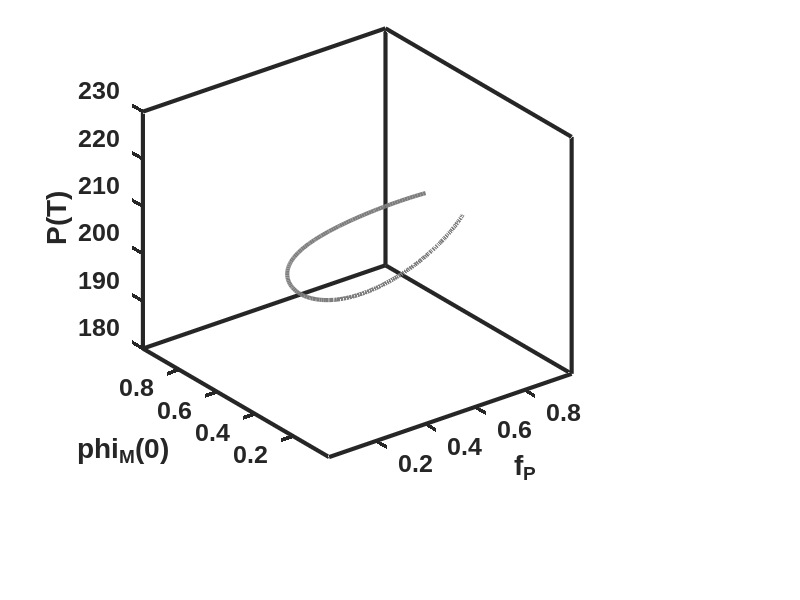
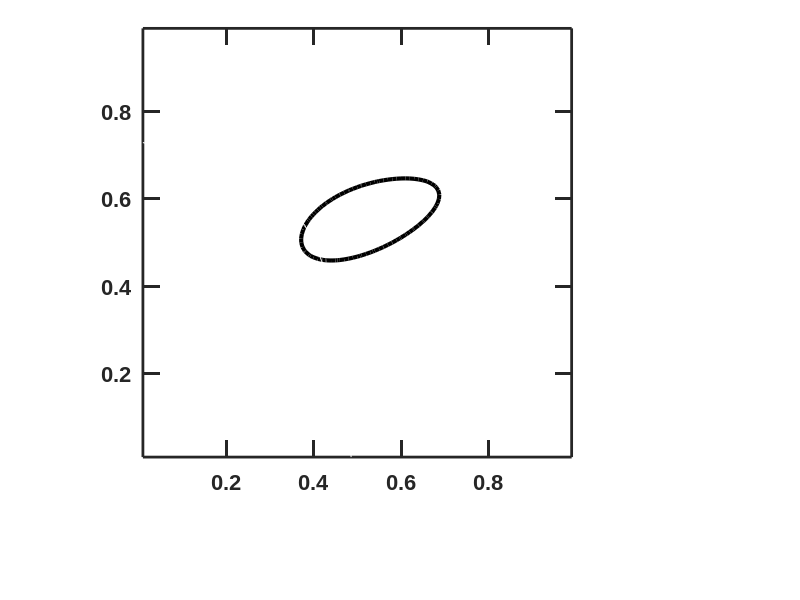

Write the MATLAB code that produced these figures, in order. (Note: this script raises an error after producing the figures.)
clear
% Percentage of Newborn biomass replaced with H biomass. For the orange attractor, spike_frac = 0.
% For the teal attractor corresponding to the 30%-H spiking strategy, spike_frac = 0.3.
spike_frac = 0;
% Parameters shown in Table 1
gMmax = 0.7;
gHmax = 0.3;
c_BM = 1/3;
c_RM = 1e-4;
c_RH = 1e-4;
K_MR = 1/3;
K_HR = 1/5;
K_MB = 100/3;
dM = gMmax*5e-3;
dH = gHmax*5e-3;

% N0: BM_0, R(0)=1, T0 is the maturation time
N0 = 100;
R0 = 1;
T0 = 17;

options=odeset('RelTol',1e-6,'abstol',1e-10);

% range and increment for f_P
x0=0.01;
dx=0.01;
xt=0.99;
% range and increment for phi_M(0)
y0=0.01;
dy=0.01;
yt=0.99;

xsize=round((xt-x0)/dx+1);
ysize=round((yt-y0)/dy+1);
%% Calculate the map if it hasn't been done. Otherwise just load the data in FullMap.mat. 
if ~exist('FullMap.mat')
    P = zeros(xsize,ysize); % community function at different f_P and phi_M(0)
    MfracDiff = zeros(xsize,ysize); % offspring phi_M(0) - parent phi_M(0) at different f_P and phi_M(0), no spiking
    
    m = 0; % counter for values of f_P
    
    % calculate P(T) at different f_P and phi_M(0)
    for i = x0 : dx : xt
        m = m+1; % counter for values of phi_M(0)
        n = 0;
        fp = i;
        for j = y0:dy:yt
            % parameters for differential equations
            para = [gMmax; gHmax; c_BM; c_RM; c_RH; fp; K_MR; K_HR; K_MB; dM; dH];
            % solve differential equations
            [T, X] = ode15s(@(t,x) MHDynamics(t,x,para), [0 T0], [N0*j; N0*(1-j); 0; R0; 0],options);
            if ~isreal(X)
                error('imaginary value')
            elseif nnz(X < -1e-5)>0
                error('negative value')
            end
            n = n+1;
            P(m, n)= X(end, 5);
            MfracDiff(m, n) = X(end, 1)/(X(end, 1)+X(end, 2)) - j;
        end
    end
    save('FullMap', 'P', 'MfracDiff')
else
    load('FullMap')
end
%%
% plot 3D community function landscape in Figure 2C
figure(1)
contour3((x0:dx:xt), (y0:dy:yt), P', (min(P(:)) : 200 : max(P(:))),'linewidth',3)
cm = colormap('gray');
c = 1-cm;
colormap(c)
ylim([0.01 0.99])
xlim([0.01 0.99])
set(gca,'LineWidth',3,'FontSize',18,'FontName','Arial','fontweight','bold','units','inches','position',[1 1 3 3],'ticklength',[0.04 0.04])%,'yticklabel',[])
grid off
xlabel('f_P')
ylabel('phi_M(0)')
zlabel('P(T)')
%%
% plot 2D community function landscape with attractors
MfracT = MfracDiff + ones(xsize, 1) * (y0 : dy : yt);
MfracDiff_adjusted = MfracT * (1-spike_frac) - ones(xsize, 1) * (y0 : dy : yt);
figure(2)
contour((x0:dx:xt), (y0:dy:yt), P', (min(P(:)) : 240 : max(P(:))), 'linewidth', 3);
set(gca,'LineWidth',2,'FontSize',16,'FontName','Arial','fontweight','bold','units','inches','position',[1 1 3 3],'ticklength',[0.04,0.04])%,'yticklabel',[])
cm = colormap('gray');
c = 1-cm;
colormap(c)
hold on
contour((x0:dx:xt),(y0:dy:yt), MfracDiff_adjusted', [0 0], 'color',[1 0.2 0], 'linewidth',3)
hold off
ylabel('phi_M(0)')
xlabel('f_P')